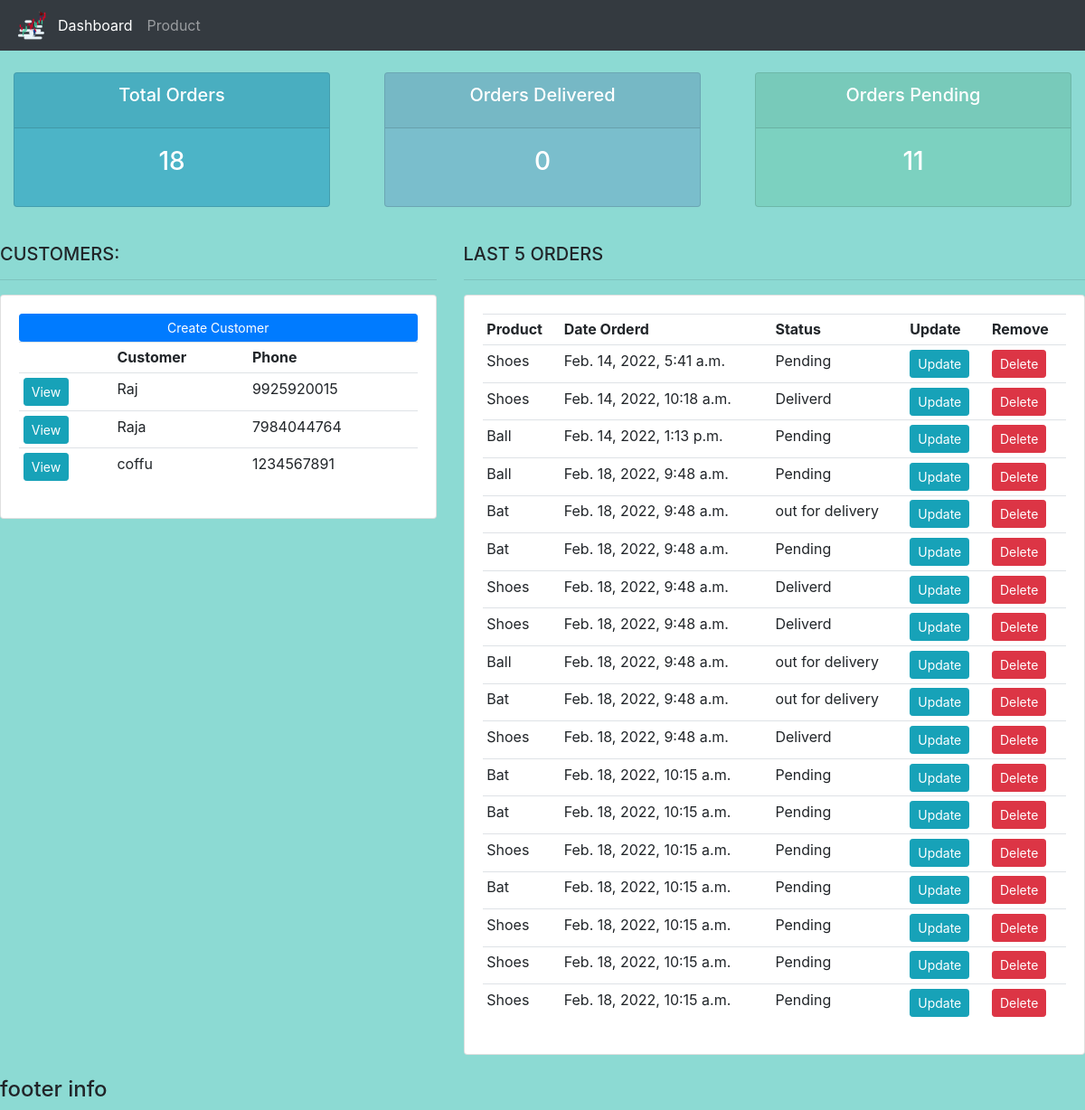
Page / (signed in) on the earlier database version.
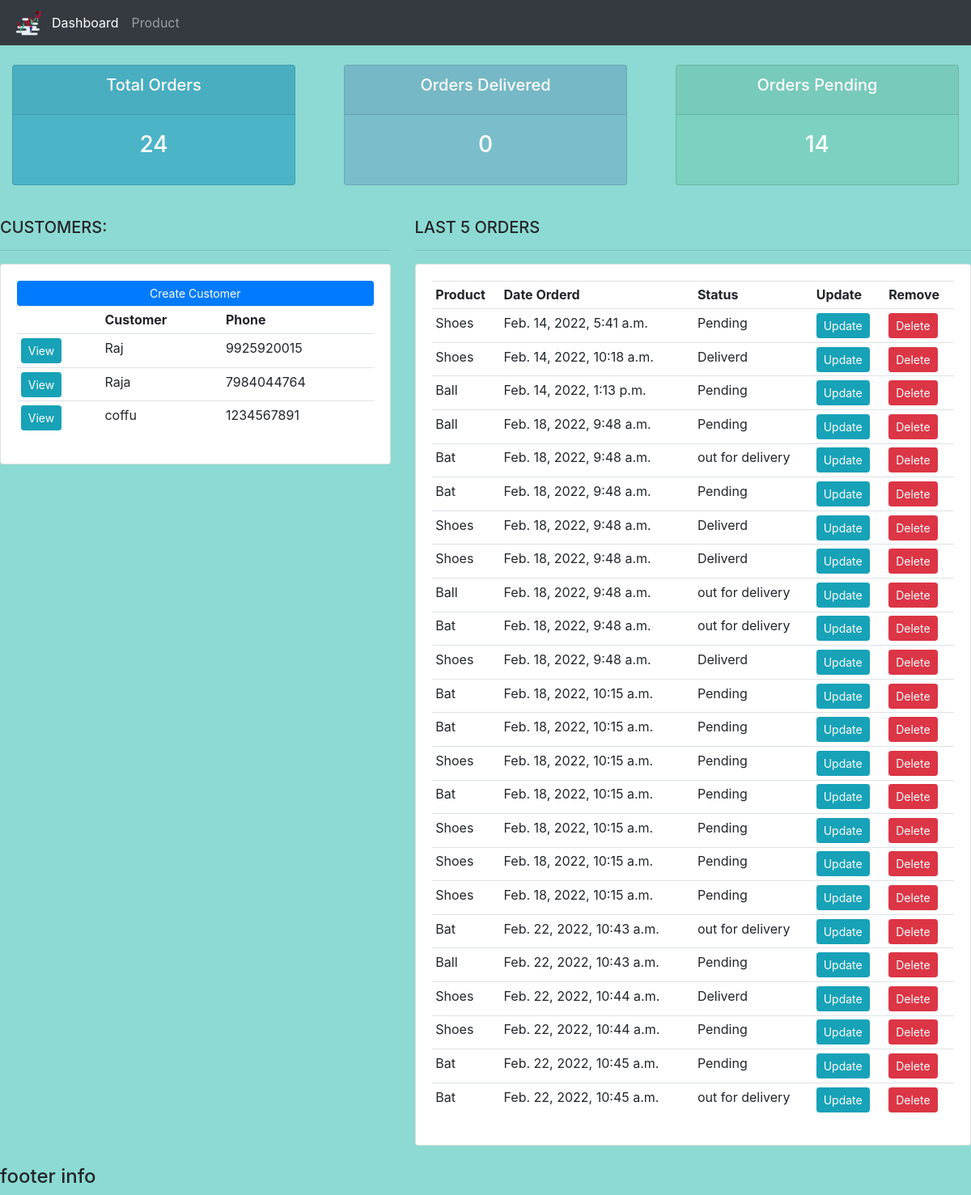
Same page on the later database version.
### account/models.py (models this page shows, shortened)
class Customer(models.Model):
    name = models.CharField(max_length=100)
    phone = models.IntegerField(blank=False)
    email = models.CharField(max_length=100, null= True)
    date_created = models.DateTimeField(auto_now_add=True)

class Order(models.Model):
    STATUS =(
        ('Pending', 'Pending'),
        ('out for delivery', 'Out for Delivery'),
        ('Deliverd', 'Deliverd'),
    )
    customer = models.ForeignKey(Customer, on_delete=models.SET_NULL, null=True)
    product = models.ForeignKey(Product, on_delete=models.SET_NULL, null=True)
    date_created = models.DateTimeField(auto_now_add=True, null=True)
    status = models.CharField(max_length=100, choices=STATUS, default='')
    note = models.CharField(max_length=1000, null=True)

class Product(models.Model):
	CATEGORY = (
			('Indoor', 'Indoor'),
			('Out Door', 'Out Door'),
			)
	name = models.CharField(max_length=200, null=True)
	price = models.FloatField(null=True)
	category = models.CharField(max_length=200, null=True, choices=CATEGORY)
	description = models.CharField(max_length=200, null=True, blank=True)
	date_created = models.DateTimeField(auto_now_add=True, null=True)
	tags = models.ManyToManyField(Tag)
	def __str__(self):
		return self.name

### account/views.py (the view)
# urls.py: path('', views.home, name="home"),
@login_required(login_url='login')
def home(request):
	orders = Order.objects.all()
	customers = Customer.objects.all()
	total_customers = customers.count()
	total_orders = orders.count()
	delivered = orders.filter(status='Delivered').count()
	pending = orders.filter(status='Pending').count()
	context = {'orders':orders, 'customers':customers,
	'total_orders':total_orders,'delivered':delivered,
	'pending':pending }
	return render(request, 'account/dashboard.html', context)

### account/templates/account/dashboard.html
{%  extends 'account/main.html' %}
{% block content %}
{%  include 'account/status.html' %}
<br>
<div class="row">
	<div class="col-md-5">
		<h5>CUSTOMERS:</h5>
		<hr>
		<div class="card card-body">
			<a class="btn btn-primary  btn-sm btn-block" href="">Create Customer</a>
			<table class="table table-sm">
				<tr>
					<th></th>
					<th>Customer</th>
					<th>Phone</th>
				</tr>
				{% for customer in customers %}
					<tr>
						<td><a class="btn btn-sm btn-info" href="{% url 'customer' customer.id %}">View</a></td>
						<td>{{customer.name}}</td>
						<td>{{customer.phone}}</td>
					</tr>
				{% endfor %}
			</table>
		</div>
	</div>
	<div class="col-md-7">
		<h5>LAST 5 ORDERS</h5>
		<hr>
		<div class="card card-body">
			<table class="table table-sm">
				<tr>
					<th>Product</th>
					<th>Date Orderd</th>
					<th>Status</th>
					<th>Update</th>
					<th>Remove</th>
				</tr>
				{% for order in orders %}
					<tr>
						<td>{{order.product}}</td>
						<td>{{order.date_created}}</td>
						<td>{{order.status}}</td>
						<td><a class="btn btn-sm btn-info" href="{% url 'update_order' order.id %}">Update</a></td>
						<td><a class="btn btn-sm btn-danger" href="{% url 'delete_order' order.id %}">Delete</a></td>
					</tr>
				{% endfor %}
			</table>
		</div>
	</div>
</div>
{% endblock %}

Differences in the rows shown:
added Order: product "Bat", date_created "Feb. 22, 2022, 10:43 a.m.", status "out for delivery"
added Order: product "Ball", date_created "Feb. 22, 2022, 10:43 a.m.", status "Pending"
added Order: product "Shoes", date_created "Feb. 22, 2022, 10:44 a.m.", status "Deliverd"
added Order: product "Shoes", date_created "Feb. 22, 2022, 10:44 a.m.", status "Pending"
added Order: product "Bat", date_created "Feb. 22, 2022, 10:45 a.m.", status "Pending"
added Order: product "Bat", date_created "Feb. 22, 2022, 10:45 a.m.", status "out for delivery"
Other differences:
{{ total_orders }}: "18" → "24"
{{ pending }}: "11" → "14"
